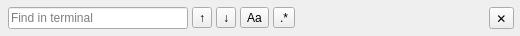
<?xml version="1.0" encoding="UTF-8"?>
<ui version="4.0">
 <class>SearchBar</class>
 <widget class="QWidget" name="SearchBar">
  <property name="geometry">
   <rect>
    <x>0</x>
    <y>0</y>
    <width>520</width>
    <height>36</height>
   </rect>
  </property>
  <property name="windowTitle">
   <string>SearchBar</string>
  </property>
  <layout class="QHBoxLayout" name="horizontalLayout">
   <property name="spacing">
    <number>4</number>
   </property>
   <property name="leftMargin">
    <number>8</number>
   </property>
   <property name="topMargin">
    <number>4</number>
   </property>
   <property name="rightMargin">
    <number>6</number>
   </property>
   <property name="bottomMargin">
    <number>4</number>
   </property>
   <item>
    <widget class="QLineEdit" name="searchTextEdit">
     <property name="maximumWidth">
      <number>360</number>
     </property>
     <property name="placeholderText">
      <string>Find in terminal</string>
     </property>
     <property name="clearButtonEnabled">
      <bool>true</bool>
     </property>
    </widget>
   </item>
   <item>
    <widget class="QToolButton" name="findPreviousButton">
     <property name="toolTip">
      <string>Previous match, further up (Enter)</string>
     </property>
     <property name="text">
      <string>↑</string>
     </property>
    </widget>
   </item>
   <item>
    <widget class="QToolButton" name="findNextButton">
     <property name="toolTip">
      <string>Next match, further down (Shift+Enter)</string>
     </property>
     <property name="text">
      <string>↓</string>
     </property>
    </widget>
   </item>
   <item>
    <widget class="QToolButton" name="matchCaseButton">
     <property name="text">
      <string>Aa</string>
     </property>
    </widget>
   </item>
   <item>
    <widget class="QToolButton" name="regExpButton">
     <property name="text">
      <string>.*</string>
     </property>
    </widget>
   </item>
   <item>
    <widget class="QLabel" name="statusLabel"/>
   </item>
   <item>
    <spacer name="horizontalSpacer">
     <property name="orientation">
      <enum>Qt::Horizontal</enum>
     </property>
     <property name="sizeHint" stdset="0">
      <size>
       <width>0</width>
       <height>0</height>
      </size>
     </property>
    </spacer>
   </item>
   <item>
    <widget class="QToolButton" name="closeButton">
     <property name="toolTip">
      <string>Close (Esc)</string>
     </property>
     <property name="text">
      <string>✕</string>
     </property>
    </widget>
   </item>
  </layout>
 </widget>
 <resources/>
 <connections/>
</ui>
